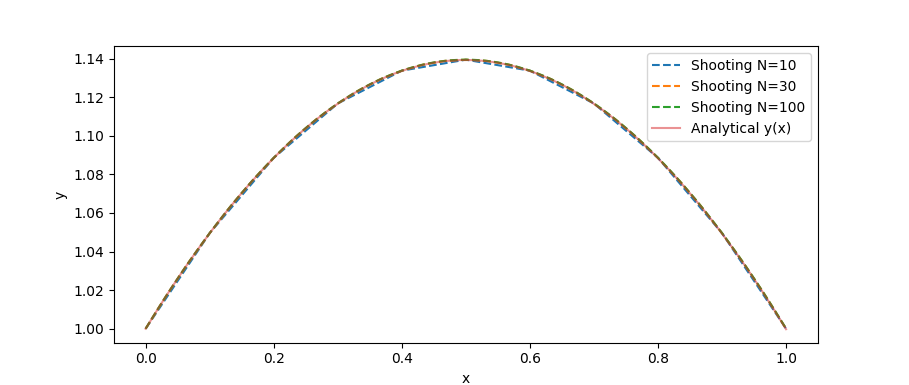

The script that drew this image:
import numpy as np
import matplotlib.pyplot as plt
from runge_kutta import runge_kutta_solver
from scipy import optimize

# Analytical solution to y
def y_analy(x):
    return np.cos(x) + (0.5460 * np.sin(x))

# Solves y''+y=0 using the shooting method for y0 y1 boundary conditions
def shooting_solver(a,b,N,y0,y1):
    # Define a new function dependant on the angle k
    def f(k):
        t, y = runge_kutta_solver(a, b, N, y0, k)
        return y[-1] - y1
    
    # Find the root on the new function, which is the needed k
    sol = optimize.root(f, 1, method='hybr')

    if (not sol.success):
        raise Exception('Could not find root')
    k = sol.x
    
    # Return the numerical approximation of y with the optimal k
    return runge_kutta_solver(a, b, N, y0, k)

# Plots the solution of the equation with shooting_solver for N=[10, 30, 100]
def plot():
    Ns = [10, 30, 100]
    for N in Ns:
        t, y = shooting_solver(0, 1, N, 1, 1)

        plt.plot(t, y, '--' ,label="Shooting N={}".format(N))

    x = np.linspace(0, 1)
    plt.plot(x, y_analy(x), label="Analytical y(x)", alpha=0.5)
    plt.legend()
    plt.xlabel("x")
    plt.ylabel("y")
    plt.show()

plot()
